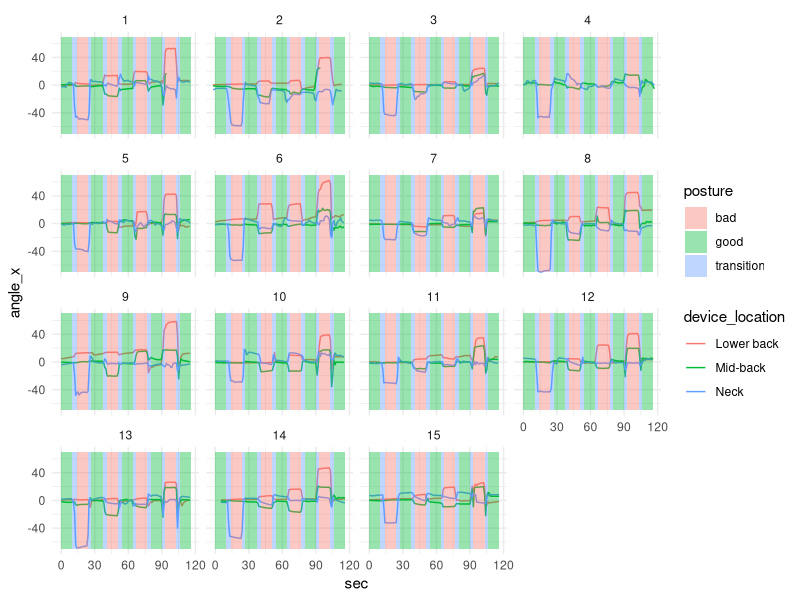
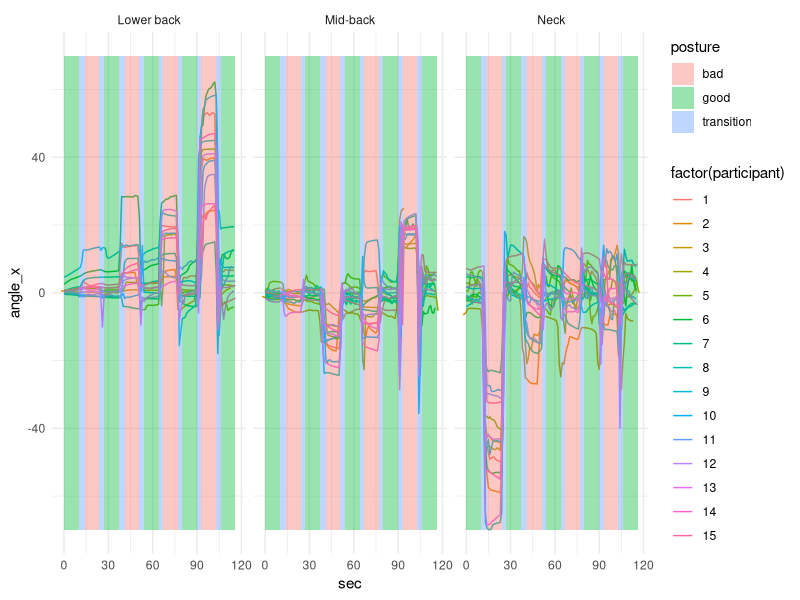
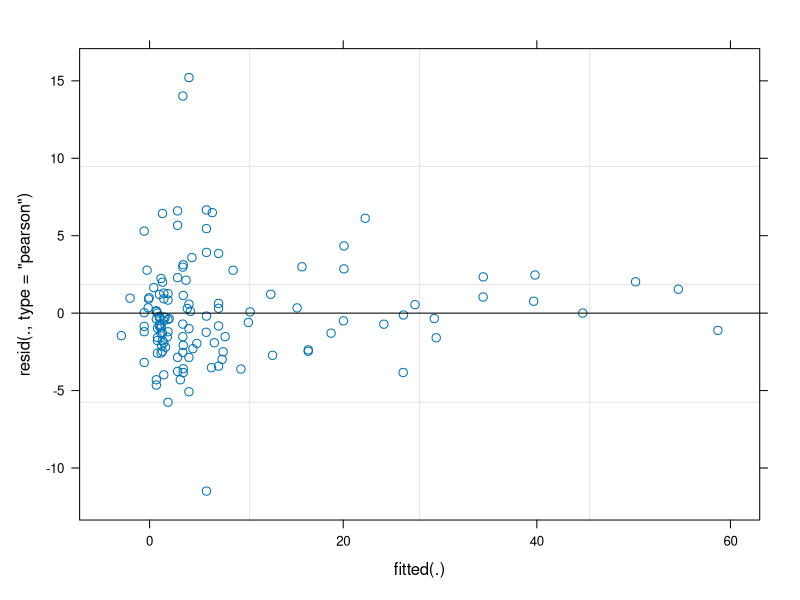
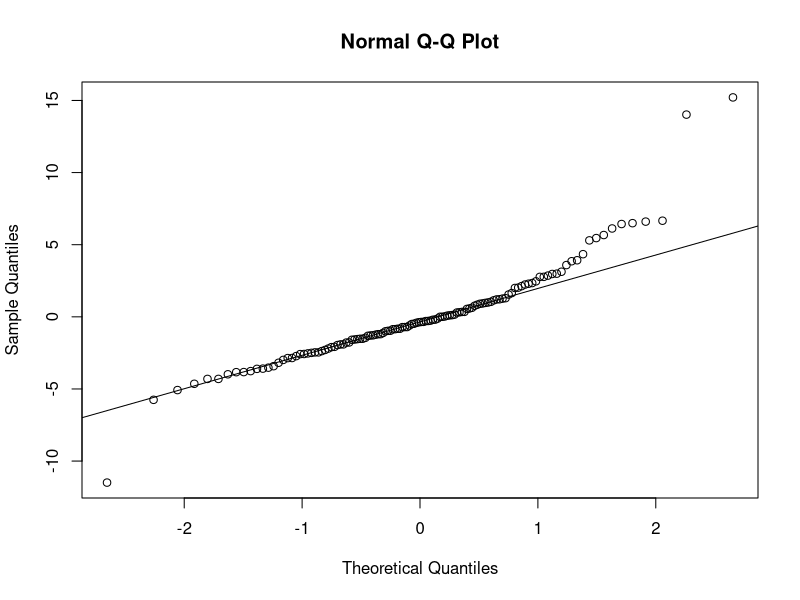
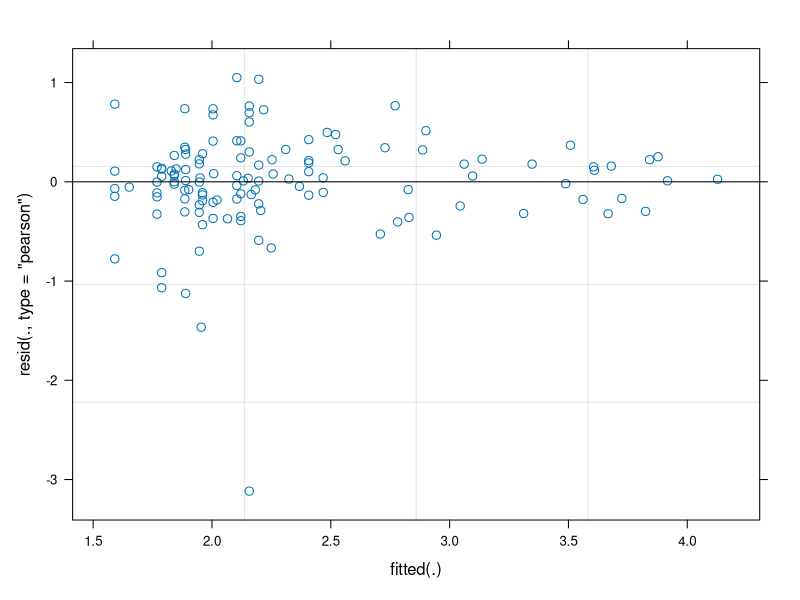
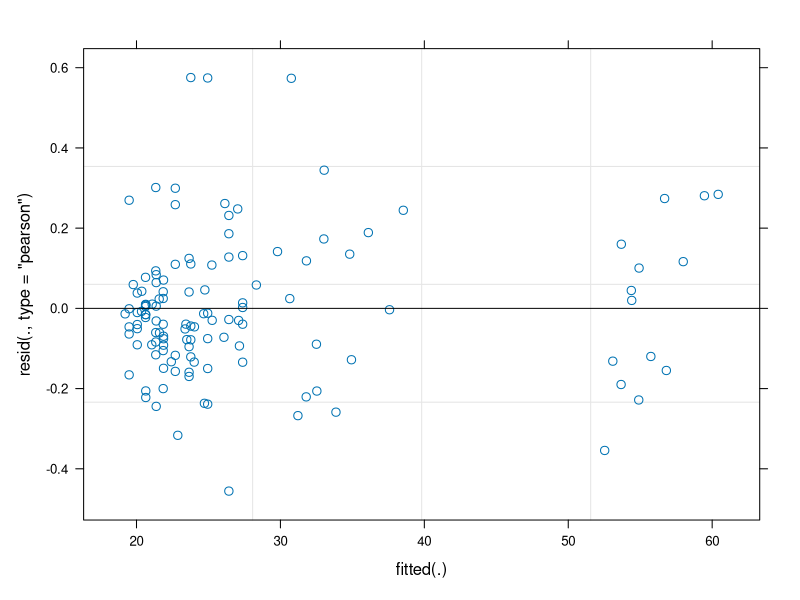
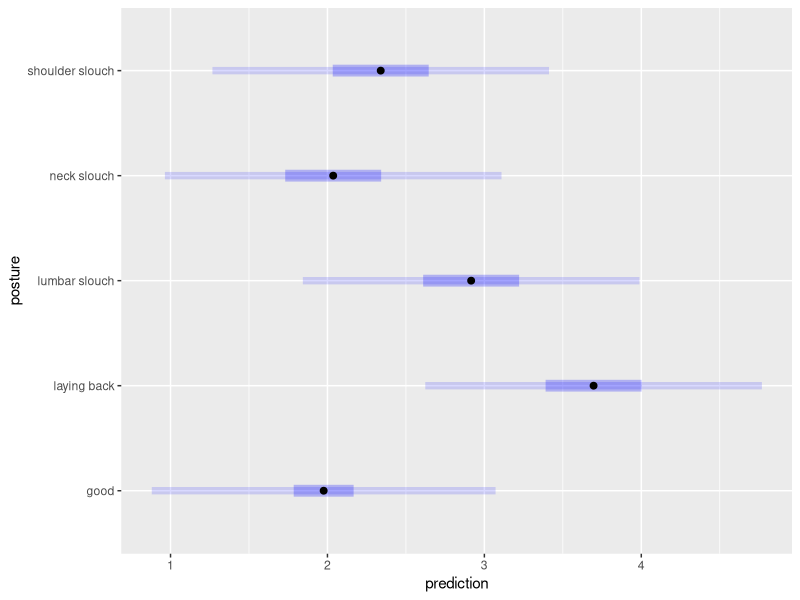
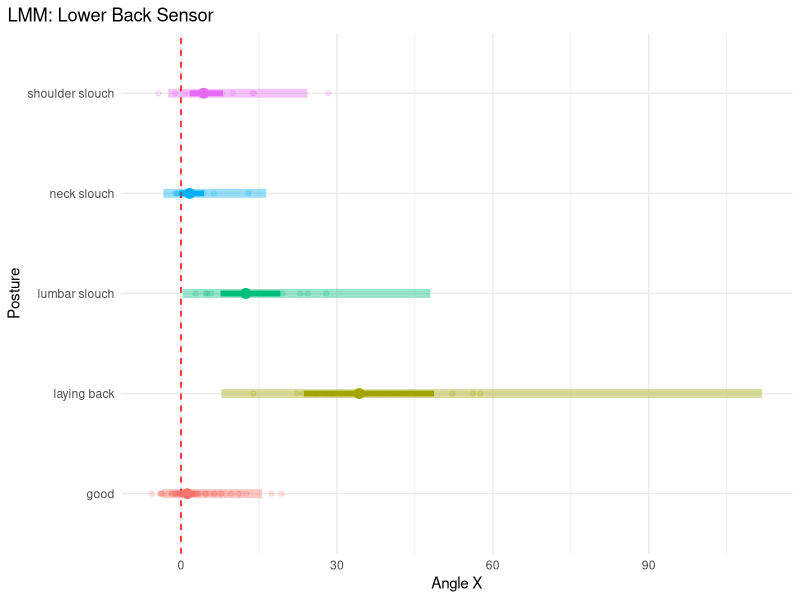

Here is the R script that generated these plots, in order: (Note: this script raises an error after producing the figures.)
## ---- chunk 1
#| message: false
library(tidyverse)
library(here)
library(lubridate)
library(lme4)
library(MASS)
library(nlme)
library(car)
library(emmeans)
## ---- chunk 2
instructed <- read_csv(here("data", "instructed.csv"))
## ---- chunk 3
instructed_agg <- instructed %>%
  mutate(sec = floor(time)) %>%
  group_by(participant, device_location, posture, sec) %>%
  summarize(angle_x = mean(angle_x), .groups = "keep")
## ---- chunk 4
instructed_agg_nested <- instructed %>%
  mutate(nested_sec = floor(nested_time)) %>%
  group_by(participant, device_location, posture, nested_sec) %>%
  summarize(angle_x = mean(angle_x), .groups = "keep")
## ---- chunk 5
#| message: false
model_data <- instructed_agg_nested %>% 
  filter(posture != "transition") %>%
  group_by(participant, device_location, posture) %>%
  summarize(angle_x = mean(angle_x, na.rm = TRUE)) %>%
  ungroup() %>%
  pivot_wider(id_cols = c(participant, posture), names_from = device_location, values_from = angle_x) %>%
  mutate(posture = if_else(str_detect(posture, "good"), "good", posture)) %>%
  ungroup() %>%
  rename(
    "lower_back" = 3,
    "mid_back" = 4,
    "neck" = 5
  )
## ---- chunk 6
xmin <- c(0,10,14,24,27,37,41,51,54,64,67,77,80,90,93,103,106)
xmax <- lead(xmin,1)
xmax[17] <- 116
ymin <- rep(-70,17)
ymax <- rep(70,17)



time_ranges <- data.frame(
  xmin = xmin, 
  xmax = xmax, 
  ymin = ymin, 
  ymax = ymax,
  posture = c(rep(c("good", "transition", "bad", "transition"), 4), "good"))
## ---- chunk 7
instructed_agg %>%
  ggplot() +
  geom_line(aes(x = sec, y = angle_x, color = device_location)) +
  geom_rect(aes(xmin = xmin, xmax = xmax, ymin = ymin, ymax = ymax, fill = posture), alpha = 0.4, data = time_ranges) +
  theme_minimal() +
  facet_wrap(~participant)
## ---- chunk 8
instructed_agg %>%
  ggplot() +
  geom_line(aes(x = sec, y = angle_x, color = factor(participant))) +
  geom_rect(aes(xmin = xmin, xmax = xmax, ymin = ymin, ymax = ymax, fill = posture), alpha = 0.4, data = time_ranges) +
  theme_minimal() +
  facet_wrap(~device_location)
## ---- chunk 9

### Lower Back


lmer_lb <- lmer(lower_back ~  posture + (1 + posture  | participant), data = model_data)

plot(lmer_lb)
qqnorm(residuals(lmer_lb))
qqline(residuals(lmer_lb))

lmer_log_lb <- lmer_lb <- lmer(log(lower_back + 6) ~  posture + (1 | participant), data = model_data)


glmer_lb <- glmer((lower_back + 20) ~  posture + (1 | participant), family = Gamma(link = "identity"), data = model_data)


plot(lmer_log_lb)

S(glmer_lb)
plot(glmer_lb)
## ---- chunk 10
#| warning: false
custom_combos <- data.frame(
  posture = model_data$posture %>% unique()
)

custom_preds <- ref_grid(
  lmer_lb,
  data = custom_combos,
  cov.reduce = FALSE,
)

model_preds_lb <- emmeans(custom_preds, 
                         specs = ~ posture,
                         type = "response"
                         ) %>% 
  as_tibble()

model_preds_lb_pi <- predict(custom_preds, 
                         specs = ~ posture,
                         type = "response",
                         interval = "prediction"
                         ) %>% 
  as_tibble()

plot(custom_preds, PIs = TRUE, )

model_preds_lb %>%
  ggplot(aes(color = posture)) +

  # confidence interval
  geom_point(aes(y = posture, x = response), size = 3) +
  # geom_errorbar(aes(y = posture, xmin = asymp.LCL, xmax = asymp.UCL)) +
  geom_errorbar(aes(y = posture, xmin = lower.CL, xmax = upper.CL), width = 0, size = 2) +

  # prediction interval
  geom_point(data = model_preds_lb_pi,
             aes(y = posture, x = prediction)) +
  geom_errorbar(data = model_preds_lb_pi,
                aes(y = posture, xmin = lower.PL, xmax = upper.PL), width =0, size = 3, alpha = .4) +

  geom_vline(aes(xintercept = xint), lty = 2, color = "red", data = data.frame(xint = 0)) +
  
  # observed
  geom_point(data = model_data,
             aes(x = lower_back,
                 y = posture),
             alpha = 0.2) +
  theme_minimal() +
  labs(
    title = "LMM: Lower Back Sensor",
    x = "Angle X",
    y = "Posture"
    ) +
  theme(legend.position = "none",
        plot.title.position = "plot")

## ---- chunk 11
lmer_mb <- lmer(mid_back ~ posture + (1 | participant), data = model_data)

plot(lmer_mb)
qqnorm(residuals(lmer_mb))
qqline(residuals(lmer_mb))

glmer_mb <- glmer(mid_back+40 ~ posture + (1  | participant), family = Gamma(link = "identity"), data = model_data)



S(glmer_mb)
# Anova(glmer_mb)
plot(glmer_mb)
## ---- chunk 12
#| warning: false
custom_combos <- data.frame(
  posture = model_data$posture %>% unique()
)

custom_preds <- ref_grid(
  lmer_mb,
  data = custom_combos,
  cov.reduce = FALSE,
)

model_preds_mb <- emmeans(custom_preds, 
                         specs = ~ posture,
                         type = "response"
                         ) %>% 
  as_tibble()

model_preds_mb_pi <- predict(custom_preds, 
                         specs = ~ posture,
                         type = "response",
                         interval = "prediction"
                         ) %>% 
  as_tibble()

plot(custom_preds, PIs = TRUE, )

model_preds_mb %>%
  ggplot(aes(color = posture)) +

  # confidence interval
  geom_point(aes(y = posture, x = emmean), size = 3) +
  # geom_errorbar(aes(y = posture, xmin = asymp.LCL, xmax = asymp.UCL)) +
  geom_errorbar(aes(y = posture, xmin = lower.CL, xmax = upper.CL), width = 0) +

  # prediction interval
  geom_point(data = model_preds_mb_pi,
             aes(y = posture, x = prediction)) +
  geom_errorbar(data = model_preds_mb_pi,
                aes(y = posture, xmin = lower.PL, xmax = upper.PL), width = 0, size = 2, alpha = .4) +

  geom_vline(aes(xintercept = xint), lty = 2, color = "red", data = data.frame(xint = 0)) +
  
  # observed
  geom_point(data = model_data,
             aes(x = mid_back,
                 y = posture),
             alpha = 0.2) +
  theme_minimal() +
  labs(
    title = "LMM: Mid Back Sensor",
    x = "Angle X",
    y = "Posture"
    ) +
  theme(legend.position = "none",
        plot.title.position = "plot")
## ---- chunk 13
lmer_n <- lmer(neck ~ posture + (1 | participant), data = model_data)

plot(lmer_n)
qqnorm(residuals(lmer_n))
qqline(residuals(lmer_n))


glmer_n <- glmer((neck*-1/10)+5 ~ posture + (1 | participant), family = Gamma(link = "identity"), data = model_data)


S(glmer_n)
Anova(glmer_n)
plot(glmer_n)
## ---- chunk 14

#| warning: false
custom_combos <- data.frame(
  posture = model_data$posture %>% unique()
)

custom_preds <- ref_grid(
  lmer_n,
  data = custom_combos,
  cov.reduce = FALSE,
)

model_preds_n <- emmeans(custom_preds, 
                         specs = ~ posture,
                         type = "response"
                         ) %>% 
  as_tibble()

model_preds_n_pi <- predict(custom_preds, 
                         specs = ~ posture,
                         type = "response",
                         interval = "prediction"
                         ) %>% 
  as_tibble()

plot(custom_preds, PIs = TRUE)

model_preds_n %>%
  ggplot(aes(color = posture)) +

  # confidence interval
  geom_point(aes(y = posture, x = emmean), size = 3) +
  # geom_errorbar(aes(y = posture, xmin = asymp.LCL, xmax = asymp.UCL)) +
  geom_errorbar(aes(y = posture, xmin = lower.CL, xmax = upper.CL), width = 0) +

  # prediction interval
  geom_point(data = model_preds_n_pi,
             aes(y = posture, x = prediction)) +
  geom_errorbar(data = model_preds_n_pi,
                aes(y = posture, xmin = lower.PL, xmax = upper.PL), width = 0, size = 2, alpha = .4) +

  geom_vline(aes(xintercept = xint), lty = 2, color = "red", data = data.frame(xint = 0)) +
  
  # observed
  geom_point(data = model_data,
             aes(x = neck,
                 y = posture),
             alpha = 0.2) +
  theme_minimal() +
  labs(
    title = "LMM: Neck Sensor",
    x = "Angle X",
    y = "Posture"
    ) +
  theme(legend.position = "none",
        plot.title.position = "plot")
## ---- chunk 15
lda_posture <- lda(posture ~ lower_back + mid_back + neck, data = model_data)
lda_posture

## ---- chunk 16
act_vs_pred <- model_data %>%
  drop_na() %>%
  mutate(
    posture = factor(posture),
    lda_pred = factor(predict(lda_posture)$class),
    qda_pred = factor(predict(qda_posture)$class)
  )


caret::confusionMatrix(data = act_vs_pred$lda_pred, reference = act_vs_pred$posture)

caret::confusionMatrix(data = act_vs_pred$qda_pred, reference = act_vs_pred$posture)
